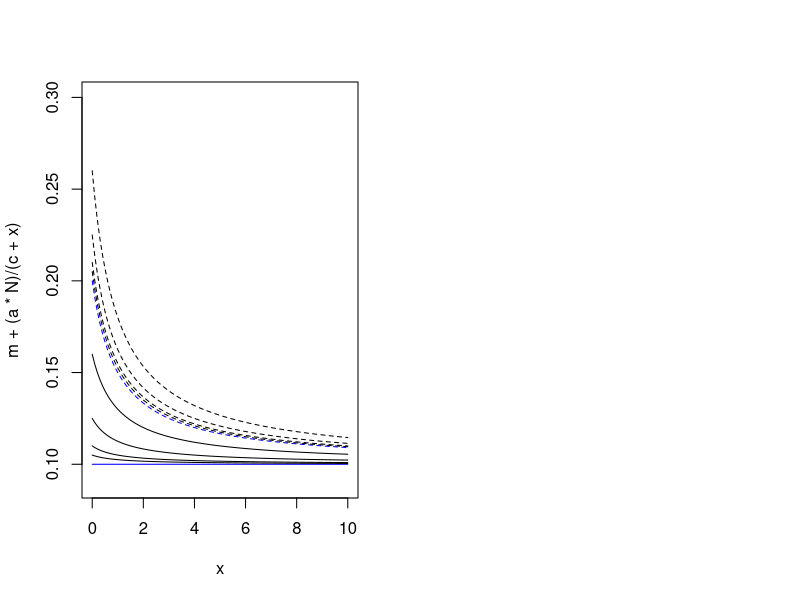

Here is the R script that generated this plot:
# what functional form do I want for models that have
# rational decrease with food???
# I want them to asymptote at a low of m.


m = 0.1
a = 0.0001
c = 1
k = 0.1

par(mfrow=c(1,2))

## 1st for when denity matters (model6) ##
N = 600
curve(m + (a * N)/(c + x), 0, 10, ylim=c(0.09, 0.3))

N = 0
curve(m + (a * N)/(c + x), 0, 10, add=TRUE, col='blue')

N = 50
curve(m + (a * N)/(c + x), 0, 10, add=TRUE)

N = 250
curve(m + (a * N)/(c + x), 0, 10, add=TRUE)

N = 100
curve(m + (a * N)/(c + x), 0, 10, add=TRUE)

# with extra parm for food intercept
N = 600
curve(m + (k + a * N)/(c + x), 0, 10, add=TRUE, lty=2)

N = 0
curve(m + (k + a * N)/(c + x), 0, 10, add=TRUE, col='blue', lty=2)

N = 50
curve(m + (k + a * N)/(c + x), 0, 10, add=TRUE, lty=2)

N = 250
curve(m + (k + a * N)/(c + x), 0, 10, add=TRUE, lty=2)

N = 100
curve(m + (k + a * N)/(c + x), 0, 10, add=TRUE, lty=2)

# when density doesn't matter a or N = 0